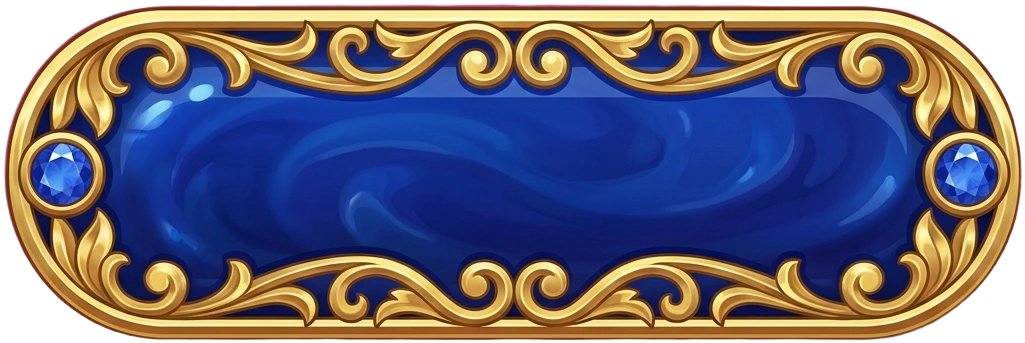
#> input picture assets/ui/draw_single.webp, 1025 x 343 px; its folder holds only this picture in this run
$ python -i spritelib.py   (imports and definitions only)
#> lines starting #> are read from the running program, lines starting #| are printed output that depends on the picture; after the words box and inside, x2 and y2 are one past the last pixel; in counts of white or black regions, pixels touching at a corner belong together
### tools/sprites/build_spritesheet.py
#!/usr/bin/env python3
"""Turn a green-screen animation clip into a packed spritesheet.

    python3 tools/sprites/build_spritesheet.py <clip.mp4> <out_dir> <anim_name> [--fps 12] [--size 256]

Output (in <out_dir>):
    <anim_name>.webp  – frames laid out in a grid, transparent background
    <anim_name>.json  – { frameWidth, frameHeight, frames, columns, fps, loop }

All frames of one clip are cropped to one shared bounding box (so the
character doesn't jitter), then scaled to fit --size px tall.
Requires: Pillow, numpy, imageio-ffmpeg (pip install pillow numpy imageio-ffmpeg).
"""
import argparse
import json
import math
import os
import subprocess
import tempfile

import numpy as np
from PIL import Image


# [15 lines left out: functions ffmpeg_exe, extract_frames, not called in this run]


def key_green(img):
    """Chroma-key a pure-green background to alpha, with spill suppression."""
    a = np.asarray(img.convert("RGB")).astype(np.float32)
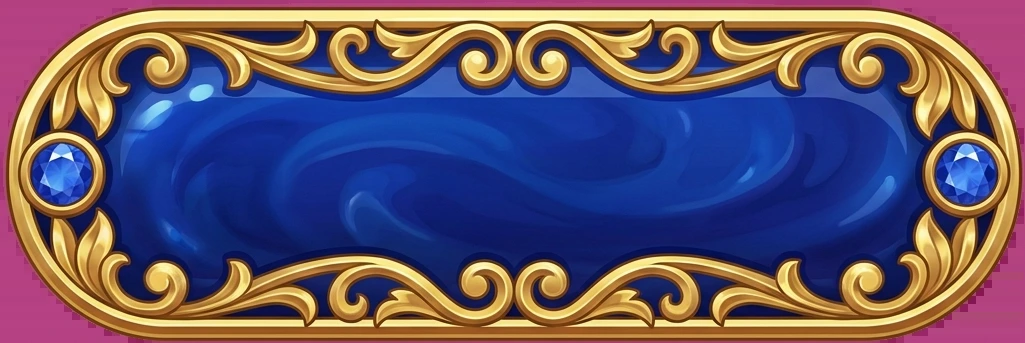
#> a: shape (343, 1025, 3) float32; mean R, G, B 100.8, 86.2, 108.5
    r, g, b = a[..., 0], a[..., 1], a[..., 2]
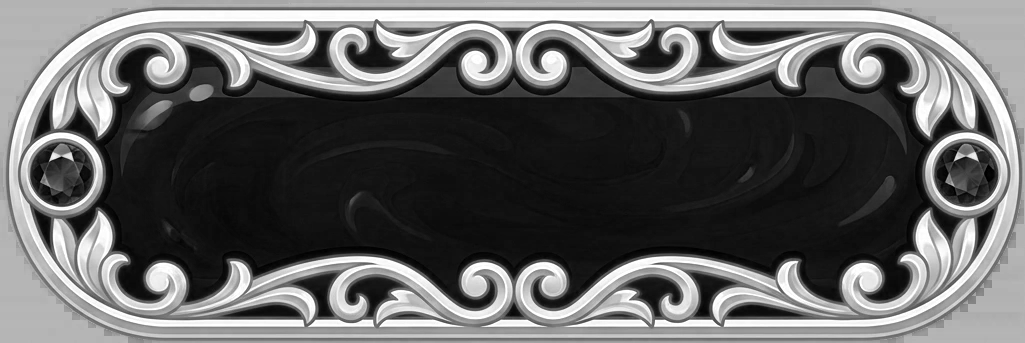
#> r: shape (343, 1025) float32; min 0, max 255, mean 100.8
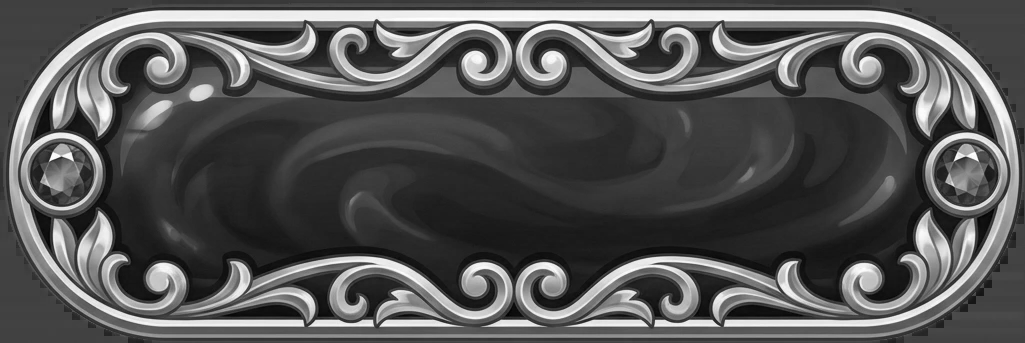
#> g: shape (343, 1025) float32; min 0, max 255, mean 86.2
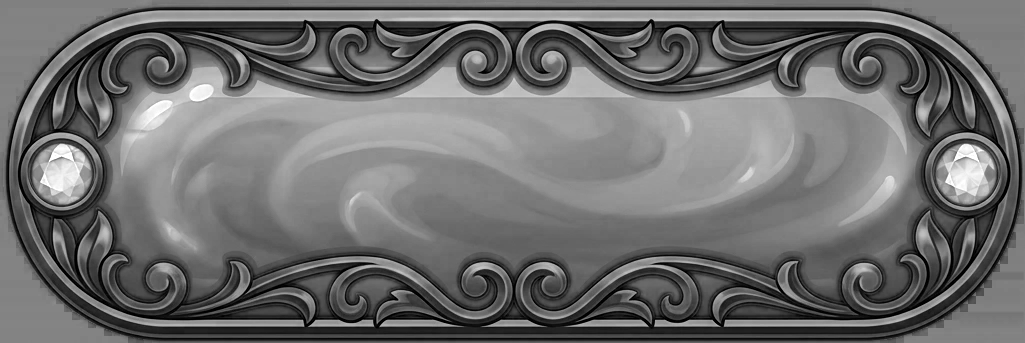
#> b: shape (343, 1025) float32; min 0, max 255, mean 108.5
    # How much greener than the other channels a pixel is.
    greenness = g - np.maximum(r, b)
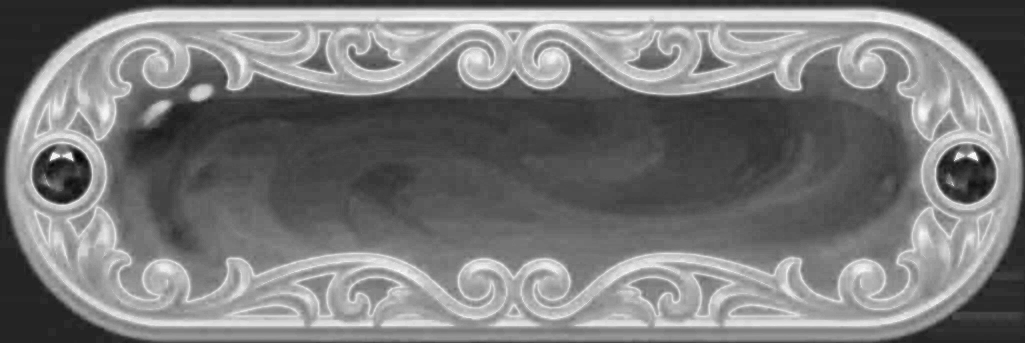
#> greenness: shape (343, 1025) float32; min -136, max 3, mean -68.83; drawn with min black and max white
    alpha = np.clip(1.0 - (greenness - 40.0) / 60.0, 0.0, 1.0)
#> alpha: shape (343, 1025) float32; every value is 1
    # Remove green fringe on semi-transparent / edge pixels.
    g_fixed = np.where(greenness > 0, np.maximum(r, b), g)
    out = np.dstack([r, g_fixed, b, alpha * 255.0]).astype(np.uint8)
    return Image.fromarray(out, "RGBA")


# [53 lines left out: function main, not called in this run]


# [2 lines that do not run on import are left out]

### tools/sprites/produce/spritelib.py
"""Shared image helpers for the sprite production pipeline.

Keying, body-scale measurement (SIFT), feet detection, edge checks and the
sheet packer. Used by produce.py; importable on its own for experiments.

Dependencies: numpy, Pillow, opencv-python-headless (for SIFT body-scale
measurement; without it the packer falls back to per-key manual "scale").
"""
import json
import os
import sys

import numpy as np
from PIL import Image

sys.path.insert(0, os.path.join(os.path.dirname(__file__), ".."))
from build_spritesheet import key_green  # noqa: E402

try:
    import cv2  # type: ignore
except Exception:  # pragma: no cover
    cv2 = None

PAD = 400  # working margin around every key while aligning


# ---------------------------------------------------------------- keying ---
_KEY_CACHE = {}


def keyed(path, size=None):
    """RGBA key of a green-screen PNG (cached), optionally resized."""
    k = (path, size)
    if k not in _KEY_CACHE:
        im = key_green(Image.open(path))
        if size and im.size != tuple(size):
            im = im.resize(tuple(size), Image.LANCZOS)
        a = np.asarray(im).copy()
        a[..., 3][a[..., 3] < 10] = 0  # kill faint haze
        a = remove_specks(a)
        _KEY_CACHE[k] = Image.fromarray(a, "RGBA")
    return _KEY_CACHE[k]


# [40 lines left out: functions key_unmix, keyed_unmix, not called in this run]


def remove_specks(a, min_px=40):
    """Drop tiny isolated opaque blobs (keying noise) without touching art."""
#> called with min_px = 40
    if cv2 is None:
        return a
    m = (a[..., 3] > 40).astype(np.uint8)
#> m: shape (343, 1025); every value is 1
    n, lab, stats, _ = cv2.connectedComponentsWithStats(m, 8)
#> lab: shape (343, 1025) int32; every value is 1
#> n = 2; stats = [[-1, 2147483647, 0, 0, 0], [0, 0, 1025, 343, 351575]]
    small = np.zeros(n, bool)
#> small = [False, False]
    small[1:] = stats[1:, cv2.CC_STAT_AREA] < min_px
    a[..., 3][small[lab]] = 0
    return a


def alpha_box(im, thresh=16):
    return im.getchannel("A").point(lambda v: 255 if v > thresh else 0).getbbox()


# ------------------------------------------------------------ measuring ---
# [27 lines left out: functions edge_report, feet_of, not called in this run]


_SIFT = {}


def _features(path):
    if path not in _SIFT:
        a = np.asarray(keyed(path))
        g = cv2.cvtColor(np.ascontiguousarray(a[..., :3]), cv2.COLOR_RGB2GRAY)
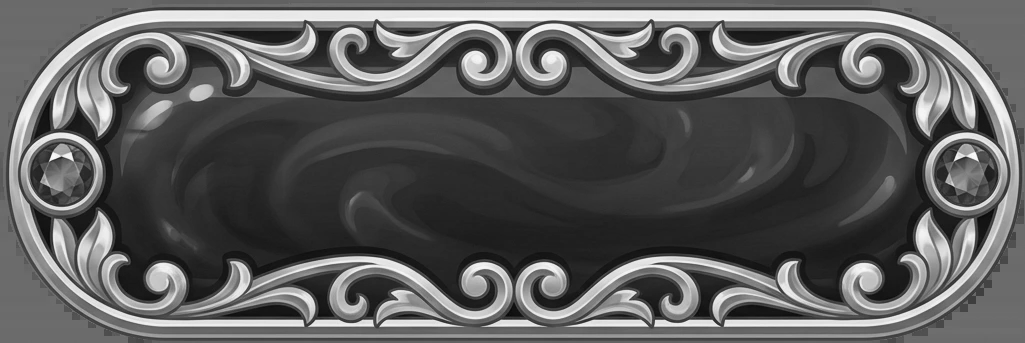
#> g: shape (343, 1025); min 6, max 251, mean 93.1
        m = (a[..., 3] > 128).astype(np.uint8) * 255
#> m: shape (343, 1025); every value is 255
        sift = cv2.SIFT_create(nfeatures=4000)
        _SIFT[path] = sift.detectAndCompute(g, m)
    return _SIFT[path]


# [253 lines left out: functions body_scale, recolor, _place, pack_sheet, sheet_frames, pack_fx, not called in this run]

>>> result = _features('../../../assets/ui/draw_single.webp')

$ run again, on assets/ui/summon_hall_bg.webp
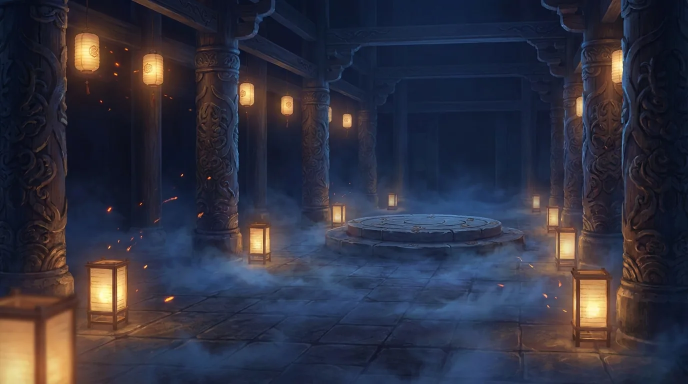
#> input picture assets/ui/summon_hall_bg.webp, 1376 x 768 px (shown at 1/2 size)
#> in key_green, `r, g, b = a[..., 0], a[..., 1], a[..., 2]`:
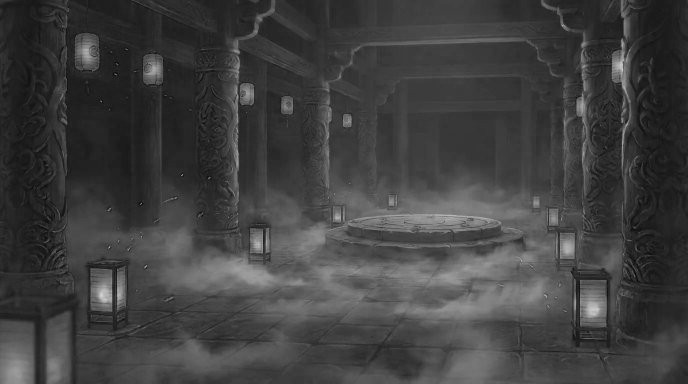
#> b: shape (768, 1376) float32 (shown at 1/2 size); min 0, max 230, mean 64.1
#> in key_green, `greenness = g - np.maximum(r, b)`:
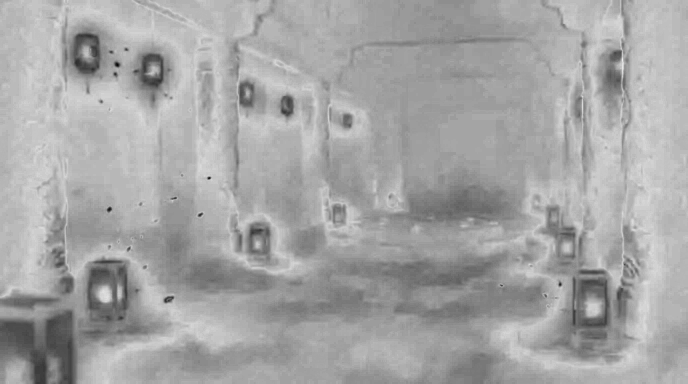
#> greenness: shape (768, 1376) float32 (shown at 1/2 size); min -92, max 12, mean -24.55; drawn with min black and max white
#> alpha: shape (768, 1376) float32; every value is 1
#> lab: shape (768, 1376) int32; every value is 1
#> n = 2; stats = [[-1, 2147483647, 0, 0, 0], [0, 0, 1376, 768, 1056768]]
